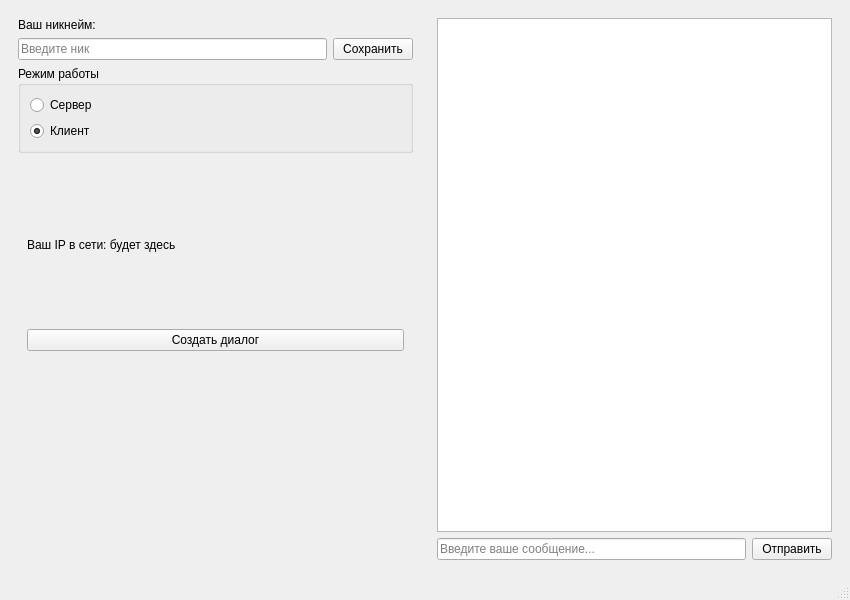
<?xml version="1.0" encoding="UTF-8"?>
<ui version="4.0">
 <class>MainWindow</class>
 <widget class="QMainWindow" name="MainWindow">
  <property name="geometry">
   <rect>
    <x>0</x>
    <y>0</y>
    <width>850</width>
    <height>600</height>
   </rect>
  </property>
  <property name="windowTitle">
   <string>Локальный Мессенджер</string>
  </property>
  <widget class="QWidget" name="centralwidget">
   <layout class="QHBoxLayout" name="horizontalLayout_3" stretch="0,0">
    <item>
     <widget class="QWidget" name="settings_panel" native="true">
      <layout class="QVBoxLayout" name="verticalLayout">
       <item>
        <widget class="QLabel" name="label_nickname">
         <property name="text">
          <string>Ваш никнейм:</string>
         </property>
        </widget>
       </item>
       <item>
        <layout class="QHBoxLayout" name="horizontalLayout_nickname">
         <item>
          <widget class="QLineEdit" name="nicknameLineEdit">
           <property name="placeholderText">
            <string>Введите ник</string>
           </property>
          </widget>
         </item>
         <item>
          <widget class="QPushButton" name="saveNicknameButton">
           <property name="text">
            <string>Сохранить</string>
           </property>
          </widget>
         </item>
        </layout>
       </item>
       <item>
        <widget class="QGroupBox" name="groupBox">
         <property name="title">
          <string>Режим работы</string>
         </property>
         <layout class="QVBoxLayout" name="verticalLayout_2">
          <item>
           <widget class="QRadioButton" name="serverRadioButton">
            <property name="text">
             <string>Сервер</string>
            </property>
           </widget>
          </item>
          <item>
           <widget class="QRadioButton" name="clientRadioButton">
            <property name="text">
             <string>Клиент</string>
            </property>
            <property name="checked">
             <bool>true</bool>
            </property>
           </widget>
          </item>
         </layout>
        </widget>
       </item>
       <item>
        <widget class="QStackedWidget" name="stackedWidget">
         <property name="currentIndex">
          <number>0</number>
         </property>
         <widget class="QWidget" name="page_server">
          <layout class="QVBoxLayout" name="verticalLayout_3">
           <item>
            <widget class="QLabel" name="ipAddressLabel">
             <property name="text">
              <string>Ваш IP в сети: будет здесь</string>
             </property>
             <property name="textInteractionFlags">
              <set>Qt::TextInteractionFlag::LinksAccessibleByMouse|Qt::TextInteractionFlag::TextSelectableByMouse</set>
             </property>
            </widget>
           </item>
           <item>
            <widget class="QPushButton" name="createButton">
             <property name="text">
              <string>Создать диалог</string>
             </property>
            </widget>
           </item>
          </layout>
         </widget>
         <widget class="QWidget" name="page_client">
          <layout class="QVBoxLayout" name="verticalLayout_4">
           <item>
            <widget class="QLabel" name="label_server_ip">
             <property name="text">
              <string>IP адрес сервера:</string>
             </property>
            </widget>
           </item>
           <item>
            <widget class="QLineEdit" name="serverIpLineEdit">
             <property name="placeholderText">
              <string>Введите IP сервера</string>
             </property>
            </widget>
           </item>
           <item>
            <widget class="QPushButton" name="connectButton">
             <property name="text">
              <string>Подключиться</string>
             </property>
            </widget>
           </item>
          </layout>
         </widget>
        </widget>
       </item>
       <item>
        <spacer name="verticalSpacer">
         <property name="orientation">
          <enum>Qt::Orientation::Vertical</enum>
         </property>
         <property name="sizeHint" stdset="0">
          <size>
           <width>20</width>
           <height>40</height>
          </size>
         </property>
        </spacer>
       </item>
      </layout>
     </widget>
    </item>
    <item>
     <widget class="QWidget" name="chat_panel" native="true">
      <layout class="QVBoxLayout" name="verticalLayout_5">
       <item>
        <widget class="QTextBrowser" name="chatBrowser"/>
       </item>
       <item>
        <layout class="QHBoxLayout" name="horizontalLayout_2">
         <item>
          <widget class="QLineEdit" name="messageLineEdit">
           <property name="placeholderText">
            <string>Введите ваше сообщение...</string>
           </property>
          </widget>
         </item>
         <item>
          <widget class="QPushButton" name="sendButton">
           <property name="text">
            <string>Отправить</string>
           </property>
          </widget>
         </item>
        </layout>
       </item>
      </layout>
     </widget>
    </item>
   </layout>
  </widget>
  <widget class="QStatusBar" name="statusbar"/>
 </widget>
 <resources/>
 <connections/>
</ui>
